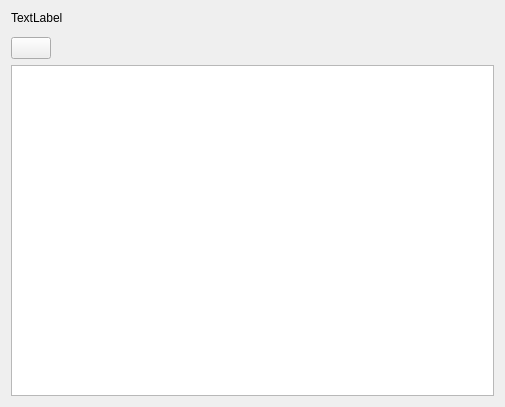
<?xml version="1.0" encoding="UTF-8"?>
<ui version="4.0">
 <class>PlayerAudio</class>
 <widget class="QWidget" name="PlayerAudio">
  <property name="geometry">
   <rect>
    <x>0</x>
    <y>0</y>
    <width>505</width>
    <height>407</height>
   </rect>
  </property>
  <property name="windowTitle">
   <string>Form</string>
  </property>
  <layout class="QGridLayout" name="gridLayout">
   <item row="0" column="0">
    <layout class="QVBoxLayout" name="verticalLayout">
     <item>
      <widget class="StrongBodyLabel" name="player_title">
       <property name="text">
        <string>TextLabel</string>
       </property>
       <property name="wordWrap">
        <bool>true</bool>
       </property>
      </widget>
     </item>
     <item>
      <widget class="SimpleMediaPlayBar" name="player_bar" native="true"/>
     </item>
     <item>
      <layout class="QHBoxLayout" name="horizontalLayout">
       <item>
        <widget class="PrimaryPushButton" name="clear_button">
         <property name="text">
          <string/>
         </property>
        </widget>
       </item>
       <item>
        <spacer name="horizontalSpacer">
         <property name="orientation">
          <enum>Qt::Horizontal</enum>
         </property>
         <property name="sizeHint" stdset="0">
          <size>
           <width>40</width>
           <height>20</height>
          </size>
         </property>
        </spacer>
       </item>
      </layout>
     </item>
     <item>
      <widget class="ListWidget" name="listWidget"/>
     </item>
    </layout>
   </item>
  </layout>
 </widget>
 <customwidgets>
  <customwidget>
   <class>SimpleMediaPlayBar</class>
   <extends>QWidget</extends>
   <header location="global">qfluentwidgets.multimedia</header>
   <container>1</container>
  </customwidget>
  <customwidget>
   <class>ListWidget</class>
   <extends>QListWidget</extends>
   <header location="global">qfluentwidgets</header>
  </customwidget>
  <customwidget>
   <class>PrimaryPushButton</class>
   <extends>QPushButton</extends>
   <header location="global">qfluentwidgets</header>
  </customwidget>
  <customwidget>
   <class>StrongBodyLabel</class>
   <extends>QLabel</extends>
   <header location="global">qfluentwidgets</header>
  </customwidget>
 </customwidgets>
 <resources/>
 <connections/>
</ui>
